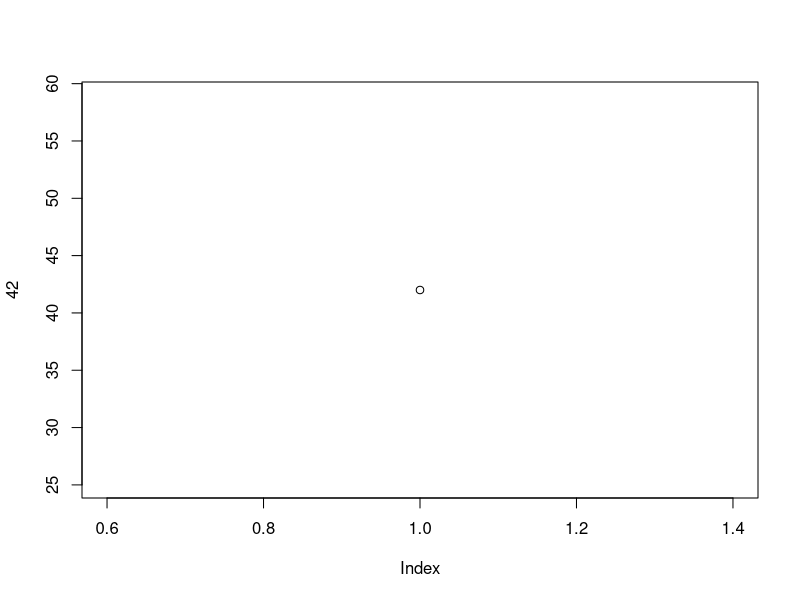

Write the R code that produced this figure.
## ---- chunk 1
measurements <- c(2, 4, 6)
summary(measurements)
## ---- chunk 2
hidden <- 42
## ---- chunk 3
plot(42)
